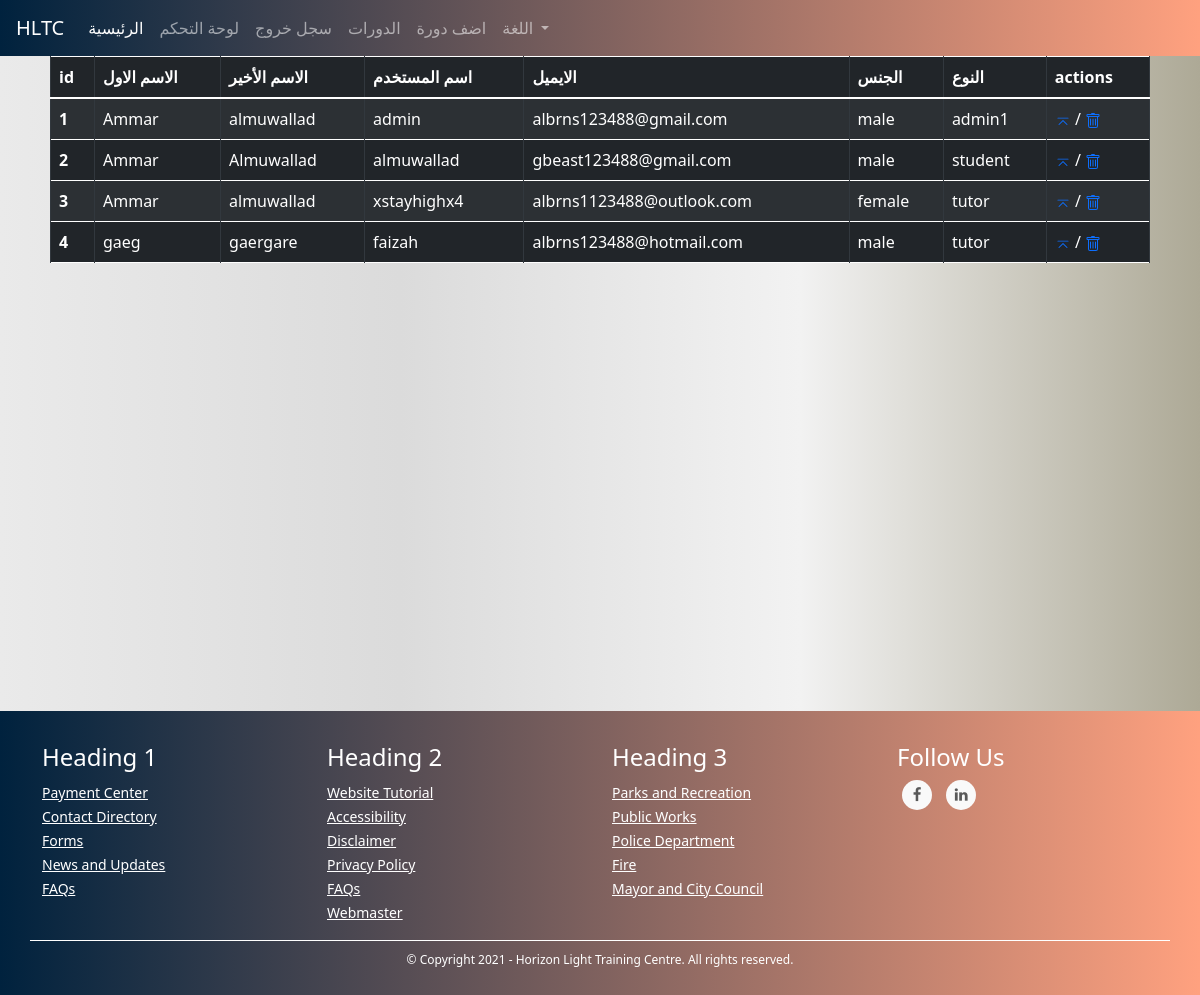
/admins/all_users (signed in), run on an earlier commit of the app's database.
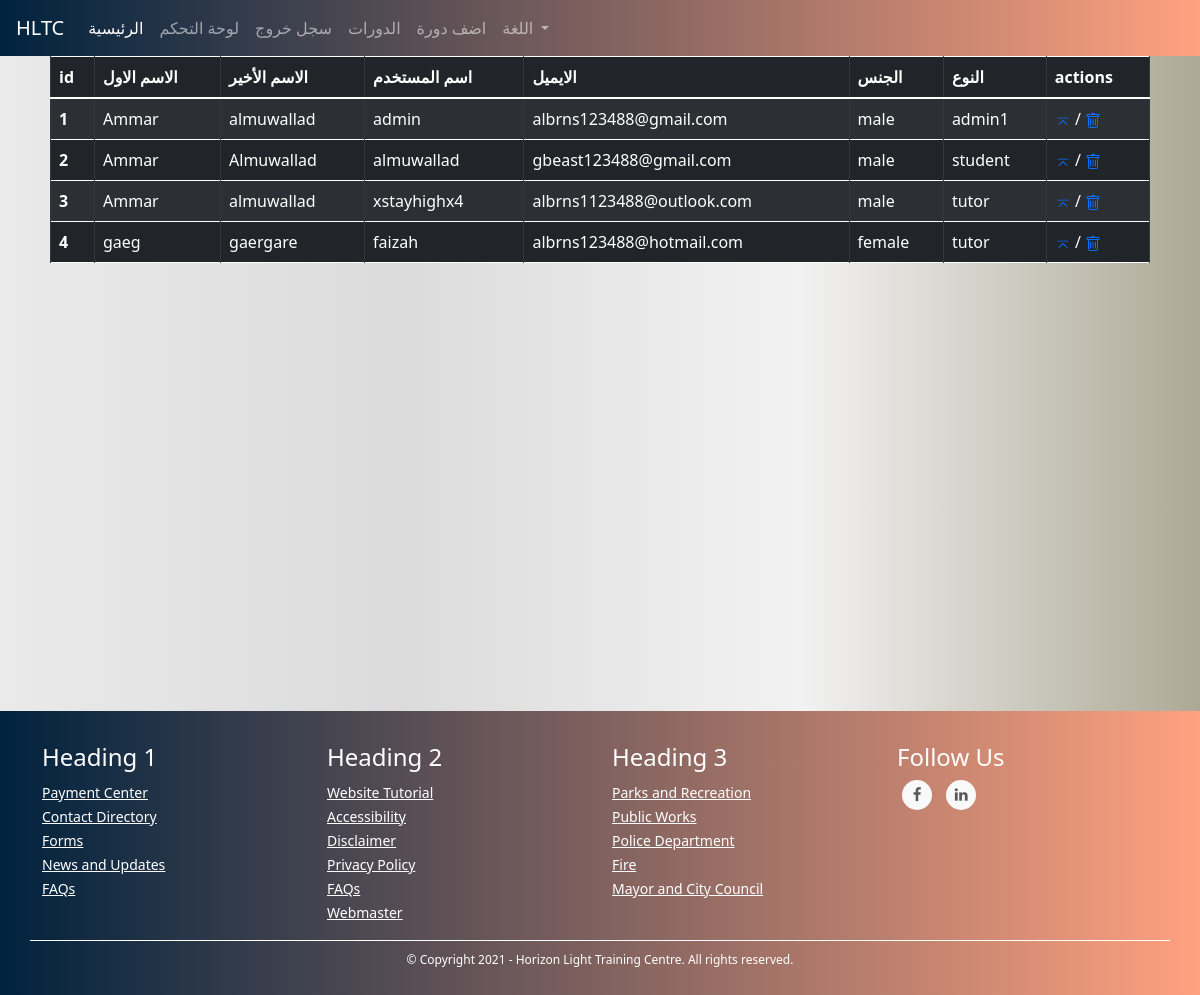
And on a later commit of the database.
### TUTOR/models.py (models this page shows, shortened)
class UserModel(db.Model, UserMixin):
    id = db.Column(db.Integer, primary_key=True)
    first_name = db.Column(db.String(128), nullable=False)
    last_name = db.Column(db.String(128), nullable=False)
    username = db.Column(db.String(20), unique=True, nullable=False)
    email = db.Column(db.String(256), unique=True, nullable=False)
    password = db.Column(db.String(255), nullable=False)
    user_type = db.Column(db.String(30), nullable=False)
    _gender = db.Column(db.Boolean, nullable=False, default=True)
    email_confirmation_code = db.Column(db.String(5), nullable=True)
    is_confirmed = db.Column(db.Boolean, nullable=False, default=False)
    creation_date = db.Column(db.DateTime, nullable=False, default=datetime.utcnow)
    admin_data_model = db.relationship('AdminDataModel', backref='user', uselist=False)
    tutor_data_model = db.relationship('TutorDataModel', backref='user', uselist=False)
    student_data_model = db.relationship('StudentDataModel', backref='user', uselist=False)
    @property
    def gender(self):
        return "male" if self._gender else "female"

### TUTOR/ADMINISTRATION/routes.py (the view)
@admins_blueprint.route("/admins/all_users", methods=["GET"])
@login_required(ADMIN_TYPES)
def users_list_view(): # admin only
    users = UserModel.query.all()
    return render_template("admins/users.html", users=users)

### TUTOR/ADMINISTRATION/routes.py (called while the page is built)
@admins_blueprint.context_processor
def utility_processor():
    return dict(get_language_text=LngObj.get_language_text, get_current_page_language_list=LngObj.get_current_page_language_list, languages=LANGUAGES, admin_types=ADMIN_TYPES, settings=SiteSettingsModel.instance())

### TUTOR/models.py (called while the page is built)
@login_manager.user_loader
def load_user(user_id):
    return UserModel.query.get(int(user_id))

    @classmethod
    def instance(cls):
        return cls.query.get(1)

### TUTOR/utils/utils.py (called while the page is built)
def login_required(roles=[]):
	def wrapper(fn):
		@wraps(fn)
		def decorated_view(*args, **kwargs):
			if request.method in EXEMPT_METHODS:
				return fn(*args, **kwargs)
			elif current_app.login_manager._login_disabled:
				return fn(*args, **kwargs)
			elif not current_user.is_authenticated:
				return current_app.login_manager.unauthorized()
			role = current_user.user_type
			if ( (role not in roles) and (roles != []) ):
				return current_app.login_manager.unauthorized()
			return fn(*args, **kwargs)
		return decorated_view
	return wrapper

### TUTOR/templates/admins/users.html (shortened to what this page needs)
{% extends "template.html" %}
{% block head %}<link rel="stylesheet" href="{{ url_for('static', filename='css/filtered_table.css') }}" >{% endblock %}
{% block content %}
<div class="filtered_table">
    <table class="table table-striped table-bordered table-hover table-dark">
        <thead>
          <tr>
            <th scope="col">id</th>
            <th scope="col">الاسم الاول</th>
            <th scope="col">الاسم الأخير</th>
            <th scope="col">اسم المستخدم</th>
            <th scope="col">الايميل</th>
            <th scope="col">الجنس</th>
            <th scope="col">النوع</th>
            <th scope="col">actions</th>
          </tr>
        </thead>
        <tbody>
        {% for user in users %}
          <tr>
            <a href="#">
            <th scope="row">{{ user.id }}</th></a>
            <td>{{ user.first_name }}</td>
            <td>{{ user.last_name }}</td>
            <td>{{ user.username }}</td>
            <td>{{ user.email }}</td>
            <td>{{ user.gender }}</td>
            <td>{{ user.user_type }}</td>
            <td><a href="{{ url_for('admins_blueprint.user_detailed_view', user_id=user.id) }}"></a> / <a href="#"></a></td>
          </tr>
        {% endfor %}
        </tbody>
      </table>
    </div>
    <br><br><br><br><br><br><br><br><br><br><br><br><br><br><br><br><br><br>
{% endblock %}

### TUTOR/templates/template.html (shortened to what this page needs)
<!DOCTYPE html>
<html lang="en">
<head>
    <link rel="stylesheet" href="https://maxcdn.bootstrapcdn.com/bootstrap/4.0.0/css/bootstrap.min.css">
    <link href="https://cdn.jsdelivr.net/npm/bootstrap@5.0.0-beta1/dist/css/bootstrap.min.css" rel="stylesheet">
    <link href="https://maxcdn.bootstrapcdn.com/font-awesome/4.7.0/css/font-awesome.min.css" rel="stylesheet" >
    <link rel="stylesheet" href="{{ url_for('static', filename='css/footer.css') }}">
    <link rel="stylesheet" href="{{ url_for('static', filename='css/snippets/navbar.css') }}">
    <link rel="stylesheet" href="{{ url_for('static', filename='css/global.css') }}">
    <link rel="stylesheet" href="https://cdn.jsdelivr.net/npm/bootstrap-icons@1.3.0/font/bootstrap-icons.css">
    {% block head %} {% endblock %}
</head>
<body>
    {% if current_user.is_authenticated %}
        {% if current_user.user_type == "tutor" %}
            {% include "snippets/tutors/header.html" %}
        {% elif current_user.user_type == "student" %}
            {% include "snippets/students/header.html" %}
        {% elif current_user.user_type in admin_types %}
            {% include "snippets/admins/header.html" %}
        {% endif %}
    {% else %}
        {% include "snippets/header.html" %}
    {% endif %}
    {% block content %}
    {% endblock %}
  {% include "snippets/footer.html" %}
</body>
</html>

### TUTOR/templates/snippets/admins/header.html (shortened to what this page needs)
<nav class="navbar navbar-expand-lg navbar-dark my-navbar">
    <a class="navbar-brand" href="#">HLTC</a>
    <div class="collapse navbar-collapse" id="navbarNav">
      <ul class="navbar-nav">
        <li class="nav-item active">
            <a class="nav-link" href="{{ url_for('main_blueprint.home') }}">الرئيسية</a>
          </li>
          <li class="nav-item">
            <a class="nav-link" href="{{ url_for('admins_blueprint.control_panel') }}">لوحة التحكم</a>
          </li>
        <li class="nav-item">
            <a class="nav-link" href="{{ url_for('users_blueprint.logout') }}">سجل خروج</a>
          </li>
        <li class="nav-item">
            <a class="nav-link" href="{{ url_for('courses_blueprint.courses') }}">الدورات</a>
        </li>
        <li class="nav-item">
            <a class="nav-link" href="{{ url_for('admins_blueprint.add_course') }}">اضف دورة</a>
        </li>
        {% include "snippets/language_select_bootstrap.html" %}
      </ul>
    </div>
  </nav>

### TUTOR/templates/snippets/language_select_bootstrap.html (shortened to what this page needs)
<li class="nav-item dropdown">
    <a class="nav-link dropdown-toggle" href="#" id="navbarDropdown" role="button" data-toggle="dropdown" aria-haspopup="true" aria-expanded="false">
      اللغة
    </a>
  </li>

### TUTOR/templates/snippets/footer.html (shortened to what this page needs)
<link rel="stylesheet" href="{{ url_for('static', filename='css/footer.css') }}">
<footer class="mainfooter" role="contentinfo">
    <div class="footer-middle">
    <div class="container">
      <div class="row">
        <div class="col-md-3 col-sm-6">
          <div class="footer-pad">
            <h4>Heading 1</h4>
            <ul class="list-unstyled">
              <li><a href="#">Payment Center</a></li>
              <li><a href="#">Contact Directory</a></li>
              <li><a href="#">Forms</a></li>
              <li><a href="#">News and Updates</a></li>
              <li><a href="#">FAQs</a></li>
            </ul>
          </div>
        </div>
        <div class="col-md-3 col-sm-6">
          <div class="footer-pad">
            <h4>Heading 2</h4>
            <ul class="list-unstyled">
              <li><a href="#">Website Tutorial</a></li>
              <li><a href="#">Accessibility</a></li>
              <li><a href="#">Disclaimer</a></li>
              <li><a href="#">Privacy Policy</a></li>
              <li><a href="#">FAQs</a></li>
              <li><a href="#">Webmaster</a></li>
            </ul>
          </div>
        </div>
        <div class="col-md-3 col-sm-6">
          <div class="footer-pad">
            <h4>Heading 3</h4>
            <ul class="list-unstyled">
              <li><a href="#">Parks and Recreation</a></li>
              <li><a href="#">Public Works</a></li>
              <li><a href="#">Police Department</a></li>
              <li><a href="#">Fire</a></li>
              <li><a href="#">Mayor and City Council</a></li>
            </ul>
          </div>
        </div>
          <div class="col-md-3">
              <h4>Follow Us</h4>
              <ul class="social-network social-circle">
               <li><a href="#" class="icoFacebook" title="Facebook"><i class="fa fa-facebook"></i></a></li>
               <li><a href="#" class="icoLinkedin" title="Linkedin"><i class="fa fa-linkedin"></i></a></li>
              </ul>
          </div>
      </div>
      <div class="row">
          <div class="col-md-12 copy">
              <p class="text-center">&copy; Copyright 2021 - Horizon Light Training Centre.  All rights reserved.</p>
          </div>
      </div>
    </div>
    </div>
  </footer>

### TUTOR/static/css/footer.css (style rules this page uses)
footer { bottom: 0; left: 0; right: 0; background: #FFA17F; background: -webkit-linear-gradient(to right, #00223E, #FFA17F); background: linear-gradient(to right, #00223E, #FFA17F); color: white; clear: both; }
footer a { color: #fff; font-size: 14px; transition-duration: 0.2s; }
.copy { font-size: 12px; padding: 10px; border-top: 1px solid #FFFFFF; }
.footer-middle { padding-top: 2em; color: white; }
ul.social-network { list-style: none; display: inline; margin-left: 0 !important; padding: 0; }
ul.social-network li { display: inline; margin: 0 5px; }
.social-circle li a { display: inline-block; position: relative; margin: 0 auto 0 auto; -moz-border-radius: 50%; -webkit-border-radius: 50%; border-radius: 50%; text-align: center; width: 30px; height: 30px; font-size: 15px; }
.social-circle li i { margin: 0; line-height: 30px; text-align: center; }
.social-circle i { color: #595959; -webkit-transition: all 0.8s; -moz-transition: all 0.8s; -o-transition: all 0.8s; -ms-transition: all 0.8s; transition: all 0.8s; }
.social-network a { background-color: #F9F9F9; }

### TUTOR/static/css/snippets/navbar.css (style rules this page uses)
.my-navbar { background: #FFA17F; background: -webkit-linear-gradient(to right, #00223E, #FFA17F); background: linear-gradient(to right, #00223E, #FFA17F); }

### TUTOR/static/css/global.css (style rules this page uses)
body { background: #ADA996; background: -webkit-linear-gradient(to right, #EAEAEA, #DBDBDB, #F2F2F2, #ADA996); background: linear-gradient(to right, #EAEAEA, #DBDBDB, #F2F2F2, #ADA996); }

### TUTOR/static/css/filtered_table.css (style rules this page uses)
.filtered_table { margin-right: 50px; margin-left: 50px; }

What changed in the data, as far as the page shows it:
changed UserModel "xstayhighx4": gender "female" → "male"
changed UserModel "gaeg": gender "male" → "female"
